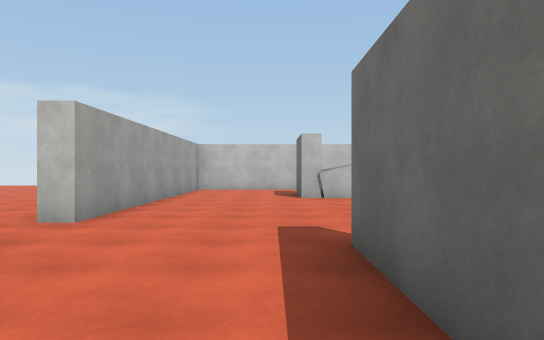
View 1 (above)

24 first-person views from a walk through a scene from a Unity 3-D project. The camera is 1.4 m above the floor, looks level and sees 70° across. The floor is counted in squares, 2 m on a side. Each view is taken from the middle of a square. On the plan, view 1 faces up. The plan holds only what a view shows up to about 11 squares ahead; the rest is blank. The place goes on beyond the plan. The player character is not drawn. Surface patterns are stand-ins for the level's own textures.

View 2
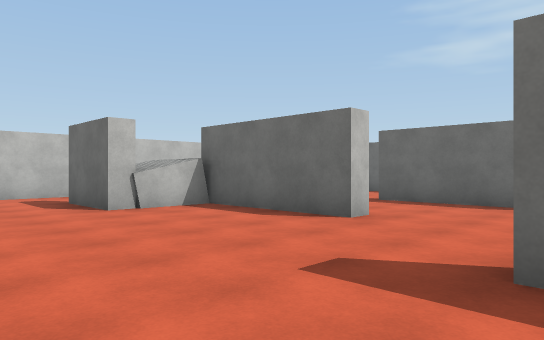

View 3
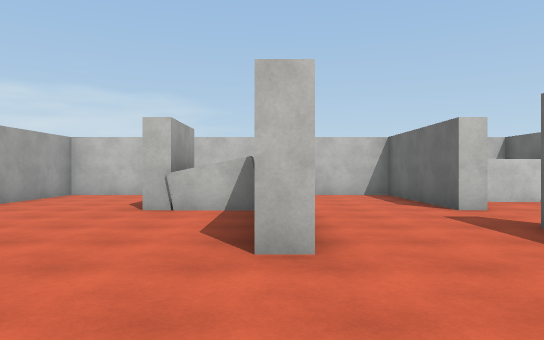

View 4
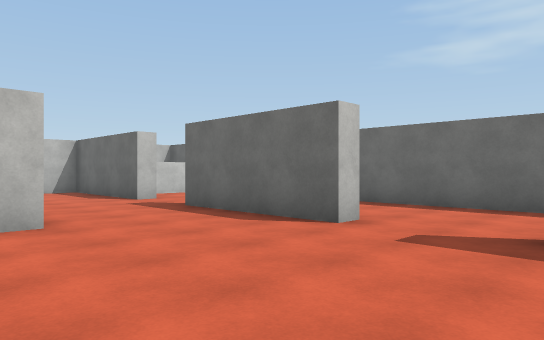

View 5
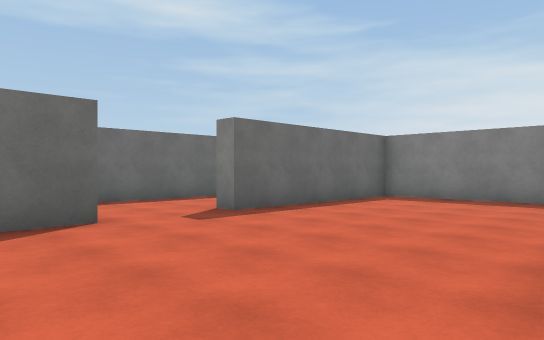

View 6
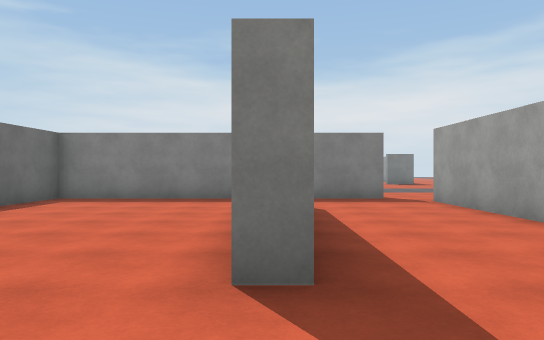

View 7
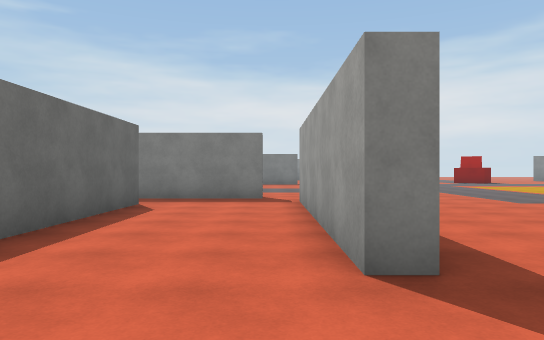

View 8
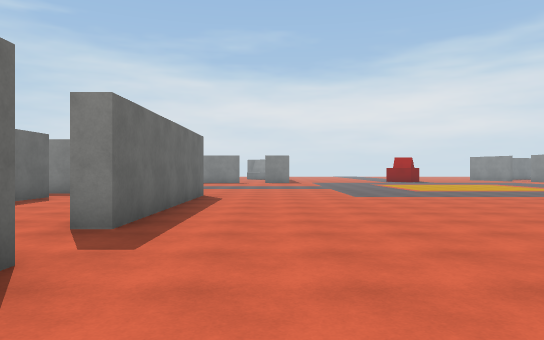

View 9
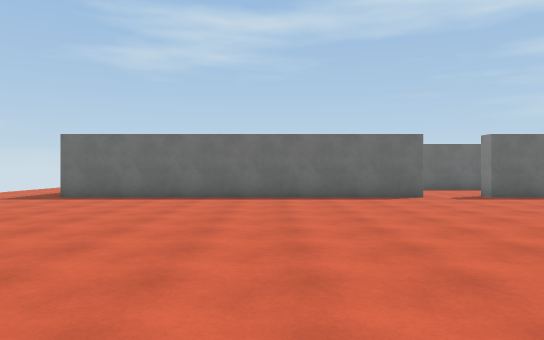

View 10
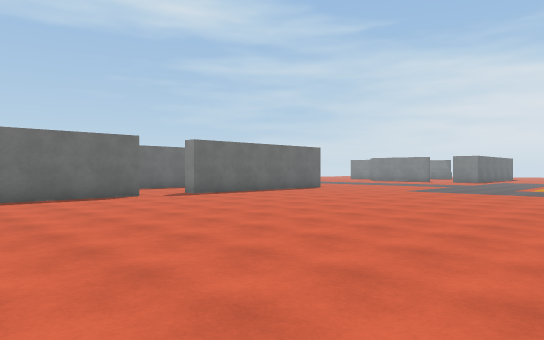

View 11
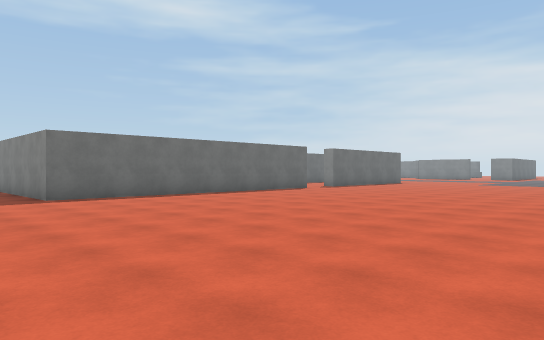

View 12
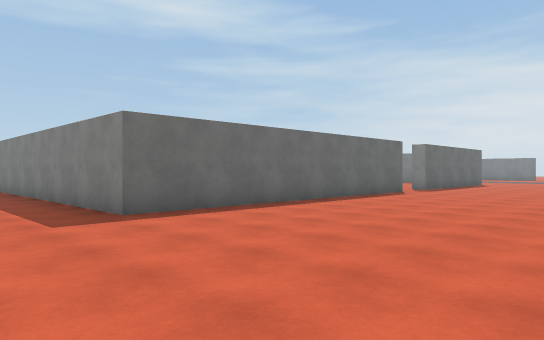

View 13
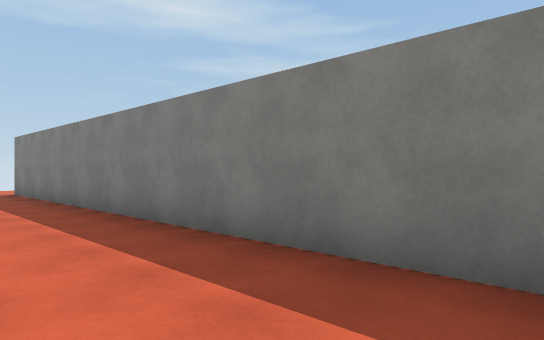

View 14
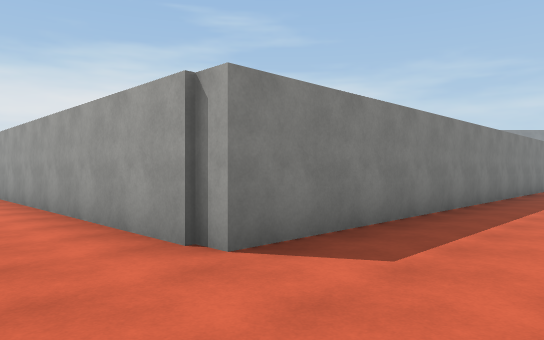

View 15
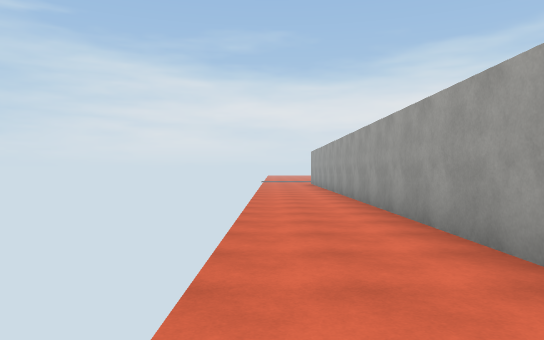

View 16
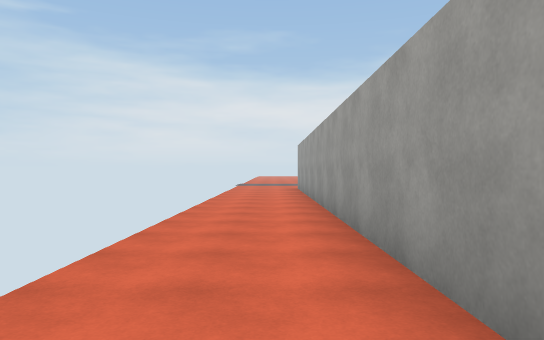

View 17
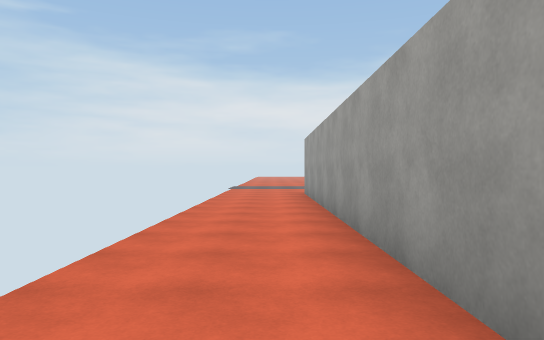

View 18
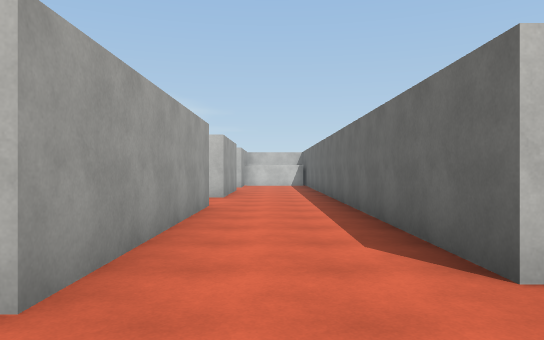

View 19
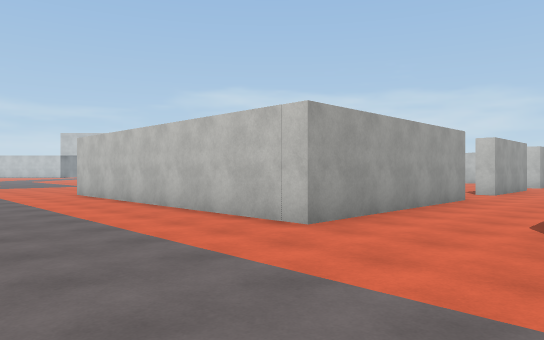

View 20
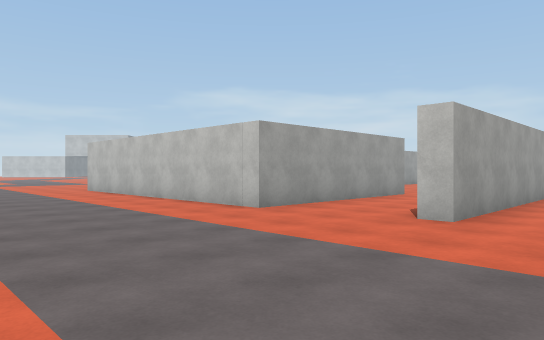

View 21
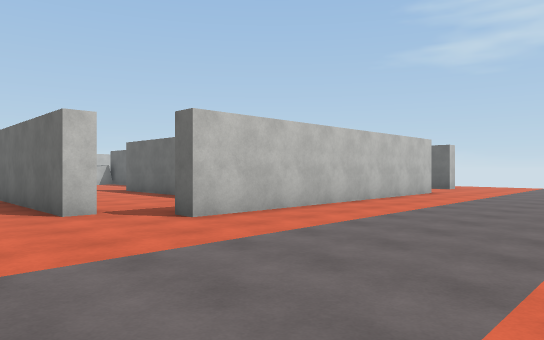

View 22
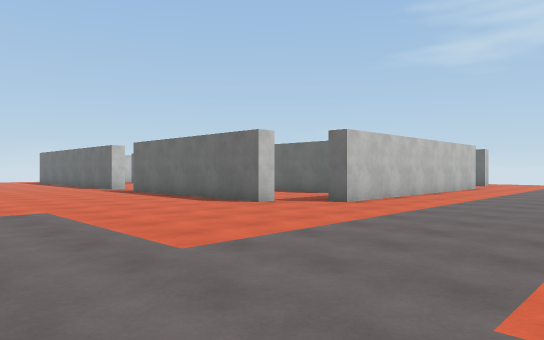

View 23
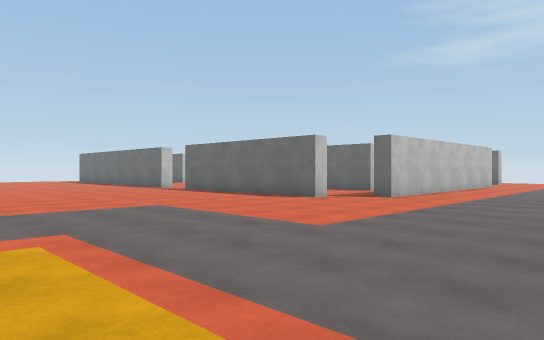

View 24
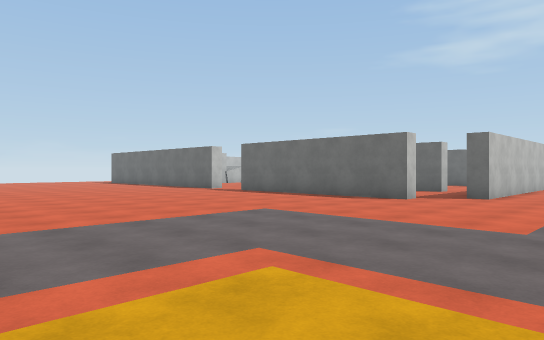

### Floor plan
Points are (right, up) in squares from view 1. A wall is a line through its corners. A room is listed if a view was taken in it or the views show most of it. See-through windows are left out.
Room 1 (views 1, 2, 3, 4, 5, 6, 7, 8, 9, 10, 11, 12, 13, 14, 15, 16, 17, 18, 19, 20, 21, 22, 23, 24)
walls: (-3.1, 3.4) (-2.6, 3.4) (-2.6, -2.7) (-3.1, -2.7) (-3.1, 3.4); (-1.8, -3.6) (6.3, -3.6) (6.3, 1.7) (6.8, 1.7) (6.8, -4.1) (-1.8, -4.1) (-1.8, -3.6); (0.7, -2) (0.7, 3.6) (1.2, 3.6); (3.4, 6.2) (2.9, 6.2) (2.9, 10); (2.9, 9.7) (0.7, 9.7) (0.7, 11.8); (1.3, 11.9) (1.3, 9.8); (1.5, 13.9) (-2.6, 13.9) (-2.6, 5.1) (-3.1, 5.1) (-3.1, 14.4) (10, 14.4) (10, -3.6) (9.5, -3.6) (9.5, 5.8); (6.8, 4.9) (6.8, 4) (6.3, 4) (6.3, 7.7); (6.9, 9.7) (6.3, 9.7) (6.3, 13.9) (4.1, 13.9); (9, 11.6) (7.7, 11.7)

Where each view was taken, in squares from view 1:
view 1: 0 up, 0 right, facing up
view 2: 3 up, 2 left, facing up-right
view 3: 3 up, 3 right, facing up
view 4: 1 up, 2 right, facing up-right
view 5: 6 up, 1 right, facing down-right
view 6: 6 up, 1 right, facing down
view 7: 6 up, 2 left, facing down
view 8: 8 up, 5 left, facing down
view 9: 9 up, 13 left, facing right
view 10: 10 up, 13 left, facing down-right
view 11: 17 up, 13 left, facing down-right
view 12: 17 up, 9 left, facing down-right
view 13: 17 up, 3 left, facing down-right
view 14: 17 up, 12 right, facing down-left
view 15: 16 up, 12 right, facing down
view 16: 11 up, 11 right, facing down
view 17: 8 up, 11 right, facing down
view 18: 6 down, 8 right, facing up
view 19: 8 down, 10 right, facing up-left
view 20: 9 down, 12 right, facing up-left
view 21: 9 down, 5 left, facing up-right
view 22: 9 down, 9 left, facing up-right
view 23: 9 down, 11 left, facing up-right
view 24: 7 down, 12 left, facing up-right
